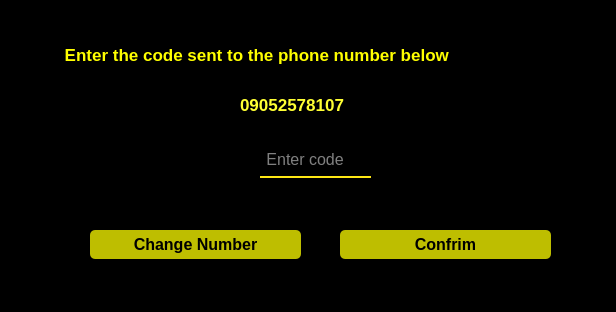
<?xml version="1.0" encoding="UTF-8"?>
<ui version="4.0">
 <class>verification</class>
 <widget class="QWidget" name="verification">
  <property name="geometry">
   <rect>
    <x>0</x>
    <y>0</y>
    <width>616</width>
    <height>312</height>
   </rect>
  </property>
  <property name="windowTitle">
   <string>Form</string>
  </property>
  <property name="styleSheet">
   <string notr="true">background-color:	rgb(0, 0, 0);
color:white;</string>
  </property>
  <widget class="QLineEdit" name="CodeSent_lineEdit">
   <property name="geometry">
    <rect>
     <x>260</x>
     <y>150</y>
     <width>111</width>
     <height>28</height>
    </rect>
   </property>
   <property name="font">
    <font>
     <pointsize>12</pointsize>
    </font>
   </property>
   <property name="styleSheet">
    <string notr="true">bbackground-color:rgba(0, 0, 0, 0);
border:none;
border-bottom:2px solid rgba(254, 231, 21, 1);
color:rgba(255, 255, 255, 255);
padding-bottom:7px;</string>
   </property>
   <property name="text">
    <string/>
   </property>
   <property name="placeholderText">
    <string> Enter code</string>
   </property>
  </widget>
  <widget class="QLabel" name="Question_label">
   <property name="geometry">
    <rect>
     <x>60</x>
     <y>40</y>
     <width>521</width>
     <height>30</height>
    </rect>
   </property>
   <property name="font">
    <font>
     <pointsize>13</pointsize>
     <bold>true</bold>
    </font>
   </property>
   <property name="styleSheet">
    <string notr="true">color:rgb(255,255,0)	;</string>
   </property>
   <property name="text">
    <string> Enter the code sent to the phone number below</string>
   </property>
  </widget>
  <widget class="QLabel" name="PhoneNumber_label">
   <property name="geometry">
    <rect>
     <x>240</x>
     <y>90</y>
     <width>161</width>
     <height>30</height>
    </rect>
   </property>
   <property name="font">
    <font>
     <pointsize>13</pointsize>
     <bold>true</bold>
    </font>
   </property>
   <property name="styleSheet">
    <string notr="true">color:rgb(255,255,51);</string>
   </property>
   <property name="text">
    <string>09052578107</string>
   </property>
  </widget>
  <widget class="QPushButton" name="pushButton">
   <property name="geometry">
    <rect>
     <x>90</x>
     <y>230</y>
     <width>211</width>
     <height>29</height>
    </rect>
   </property>
   <property name="font">
    <font>
     <pointsize>12</pointsize>
     <bold>true</bold>
    </font>
   </property>
   <property name="styleSheet">
    <string notr="true">QPushButton#pushButton{
	background-color:rgba(255, 255, 0, 190);
	color:rgba(0, 0, 0, 255);
	border-radius:5px;
}

QPushButton#pushButton:hover{
	background-color:rgba(255, 0, 0);

}

QPushButton#pushButton:pressed{
	padding-left:5px;
	padding-top:5px;
	background-color:rgba(150,123, 111, 255);
}</string>
   </property>
   <property name="text">
    <string>Change Number</string>
   </property>
  </widget>
  <widget class="QPushButton" name="pushButton_2">
   <property name="geometry">
    <rect>
     <x>340</x>
     <y>230</y>
     <width>211</width>
     <height>29</height>
    </rect>
   </property>
   <property name="font">
    <font>
     <pointsize>12</pointsize>
     <bold>true</bold>
    </font>
   </property>
   <property name="styleSheet">
    <string notr="true">QPushButton#pushButton_2{
	background-color:rgba(255, 255, 0, 190);
	color:rgba(0, 0, 0, 255);
	border-radius:5px;
}

QPushButton#pushButton_2:hover{
	background-color:rgba(0, 255, 0);

}

QPushButton#pushButton_2:pressed{
	padding-left:5px;
	padding-top:5px;
	background-color:rgba(150,123, 111, 255);
}</string>
   </property>
   <property name="text">
    <string>Confrim</string>
   </property>
  </widget>
  <widget class="QLabel" name="label">
   <property name="geometry">
    <rect>
     <x>100</x>
     <y>90</y>
     <width>111</width>
     <height>91</height>
    </rect>
   </property>
   <property name="styleSheet">
    <string notr="true">image: url(:/icons/icons8-password-64 (1).png);</string>
   </property>
   <property name="text">
    <string/>
   </property>
  </widget>
 </widget>
 <resources/>
 <connections/>
</ui>
